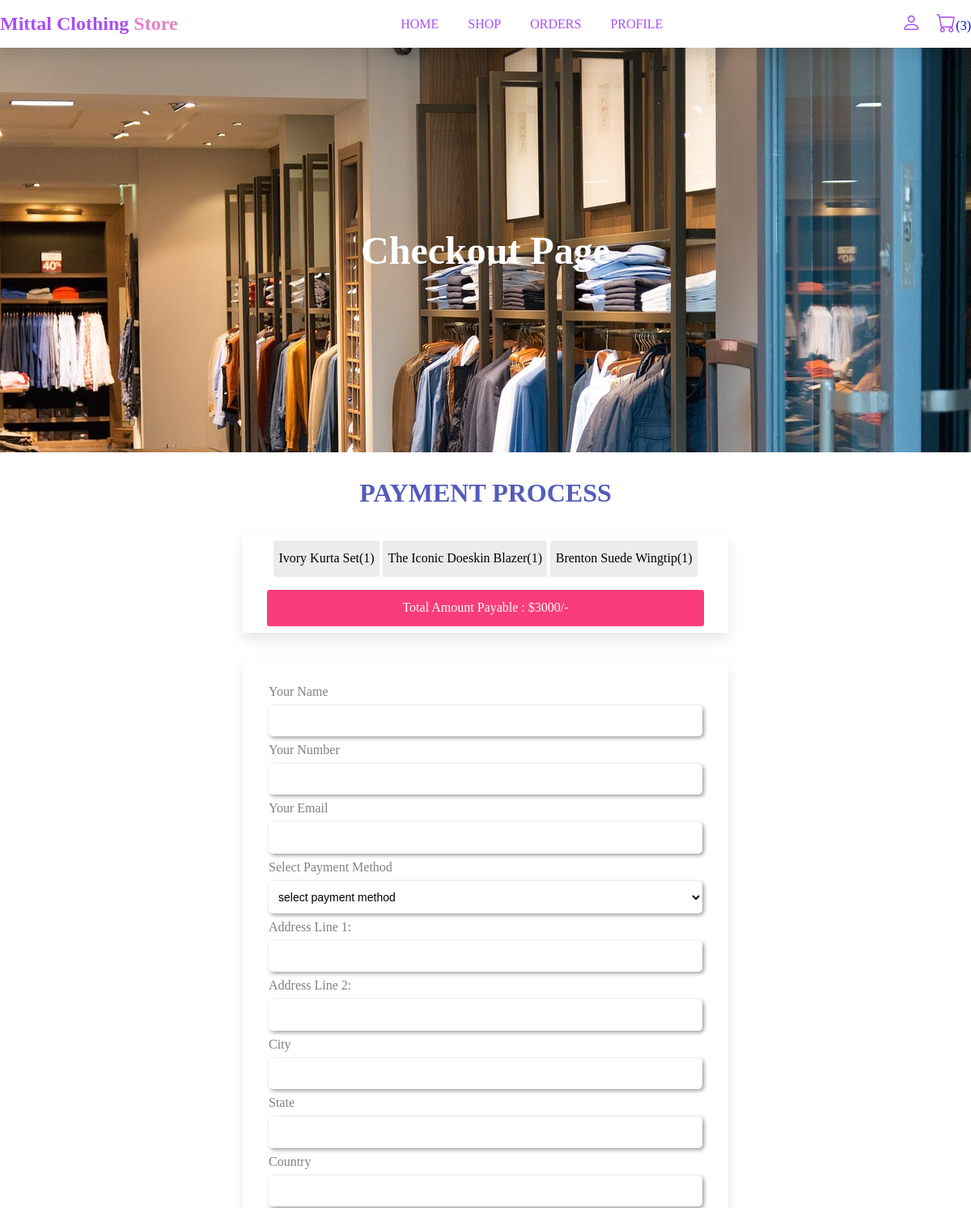
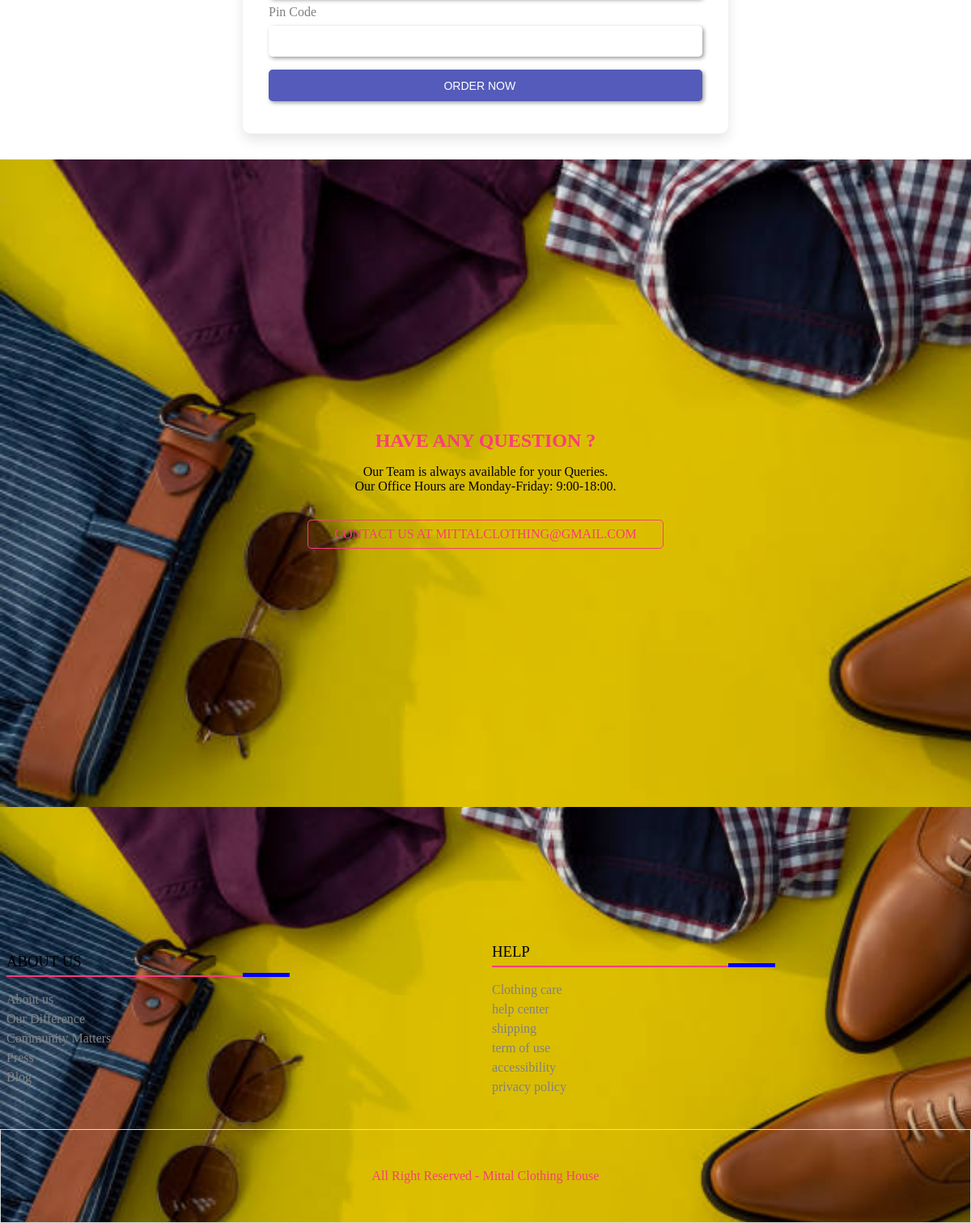
The app's page /checkout.php (signed in) with its own data (2 pictures, top to bottom).
### tables this page shows
CREATE TABLE `cart` (
  `id` int(255) NOT NULL,
  `user_id` int(100) NOT NULL,
  `pid` int(100) NOT NULL,
  `name` varchar(100) NOT NULL,
  `price` varchar(100) NOT NULL,
  `quantity` varchar(255) NOT NULL,
  `image` varchar(100) NOT NULL
);

### checkout.php (the view, shortened to what this page needs)
<?php
	$user_id = $_SESSION['user_id'];
?>
<!DOCTYPE html>
<html lang="en">
<head>
	<link rel="stylesheet" href="https://cdn.jsdelivr.net/npm/bootstrap-icons@1.10.2/font/bootstrap-icons.css">
	<link rel="stylesheet" type= "text/css" href="main.css">
</head>
<body>
	<?php include 'header.php'; ?>
	<div class="banner">
		<h1>checkout page</h1>
	</div>
	<div class="checkout-form">
		<h1 class="title">payment process</h1>
		<div class="display-order">
			<?php
				$select_cart=mysqli_query($conn, "SELECT * FROM `cart` WHERE user_id='$user_id'");
				$total=0;
				$grand_total=0;
				if(mysqli_num_rows($select_cart)>0){
					while($fetch_cart=mysqli_fetch_assoc($select_cart)){
						$total_price = ($fetch_cart['price'] * $fetch_cart['quantity']);
						$grand_total = $total += $total_price;
			?>
			<span><?= $fetch_cart['name']; ?>(<?= $fetch_cart['quantity']; ?>)</span>
			<?php
			   	}
			  };
			?>
		<span class="grand-total">Total Amount Payable : $<?= $grand_total; ?>/-</span>
		</div>
		<form method="post">
			<div class="input-field">
				<label>your name</label>
				<input type="text" name="name">
			</div>
			<div class="input-field">
				<label>your number</label>
				<input type="text" name="number" >
			</div>
			<div class="input-field">
				<label>your email</label>
				<input type="text" name="email">
			</div>
			<div class="input-field">
				<label>select payment method</label>
				<select name="method">
					<option selected disabled>select payment method</option>
				</select>
			</div>
			<div class="input-field">
				<label>address line 1:</label>
				<input type="text" name="flate" >
			</div>
			<div class="input-field">
				<label>address line 2:</label>
				<input type="text" name="street" >
			</div>
			<div class="input-field">
				<label>city</label>
				<input type="text" name="city" >
			</div>
			<div class="input-field">
				<label>state</label>
				<input type="text" name="state" >
			</div>
			<div class="input-field">
				<label>country</label>
				<input type="text" name="country">
			</div>
			<div class="input-field">
				<label>pin code</label>
				<input type="text" name="pin" >
			</div>
			<input type="submit" name="order_btn" class="btn" value="order now">
		</form>
	</div>
	<?php include 'footer.php'; ?>
</body>
</html>

### main.css (style rules this page uses)
* { margin: 0; padding: 0; box-sizing: border-box; }
:root { --white-alfa-40: rgba(255, 255, 255, 0.40); --white-alpha-25: rgba(255, 255, 255, 0.25); --backdrop-filter-blur: blur(5px); --pink: #fa3c7a; --purple: #aa4ff3; --box-shadow: 0 .5rem 1rem rgba(0, 0, 0, 0.1); }
label { text-transform: capitalize; font-size: 16px; color: gray; }
input, textarea, select { width: 100%; background: var(--white-alpha-25); padding: .7rem 1.4rem; outline: none; border: none; border-radius: 5px; margin: .5rem 0; padding-left: .5rem; box-shadow: 2px 2px 5px rgba(0, 0, 0, 0.40); font-size: 14px; }
form .btn { cursor: pointer; background: #545bba; color: #fff; text-transform: uppercase; }
.title { text-transform: uppercase; color: var(--pink); text-align: center; margin: 1rem 0; }
.title { text-align: center; text-transform: uppercase; margin: 2rem 0; color: #545bba; }
.banner, .banner-2 { width: 100%; height: 500px; background-image: url('img/slider0.jpg'); display: flex; flex-direction: column; justify-content: center; align-items: center; color: #fff; }
.banner h1 { font-size: 3rem; position: relative; text-transform: capitalize; }
.display-order { box-shadow: var(--box-shadow); width: 50vw; margin: 1rem auto; text-align: center; line-height: 2; }
.display-order span { display: inline-block; background: #ececec; padding: .4rem; margin: .5rem auto; border-radius: 3px; text-transform: capitalize; }
.display-order .grand-total { width: 90%; background: var(--pink); color: #fff; cursor: pointer; }
.checkout-form form { width: 50vw; box-shadow: var(--box-shadow); margin: 2rem auto; padding: 2rem; border-radius: 10px; }
.input-field label { margin: .6rem 0; }

### records on screen
cart: name "Ivory Kurta Set", quantity "1"
cart: name "The Iconic Doeskin Blazer", quantity "1"
cart: name "Brenton Suede Wingtip", quantity "1"

### other values on screen
$cart_num_rows "3"
$grand_total "3000"
